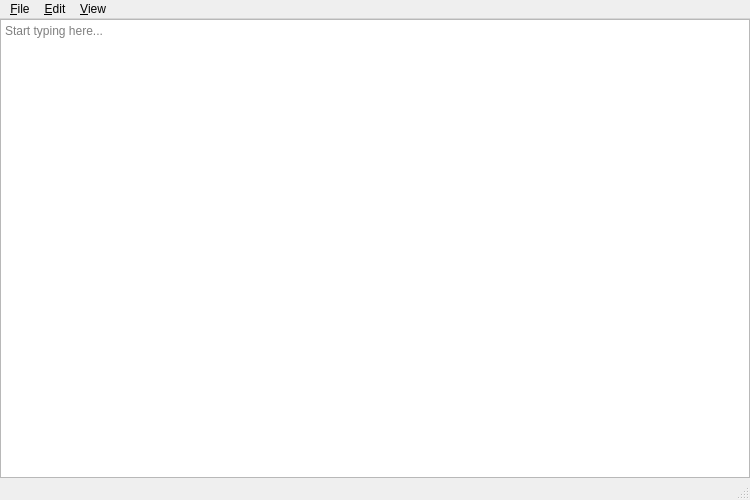
<?xml version="1.0" encoding="UTF-8"?>
<ui version="4.0">
 <class>MainWindow</class>
 <widget class="QMainWindow" name="MainWindow">
  <property name="windowTitle">
   <string>SmartWrite</string>
  </property>
  <property name="minimumSize">
   <size>
    <width>750</width>
    <height>500</height>
   </size>
  </property>
  <widget class="QWidget" name="centralwidget">
   <layout class="QVBoxLayout" name="verticalLayout">
    <property name="spacing">
     <number>0</number>
    </property>
    <property name="leftMargin">
     <number>0</number>
    </property>
    <property name="topMargin">
     <number>0</number>
    </property>
    <property name="rightMargin">
     <number>0</number>
    </property>
    <property name="bottomMargin">
     <number>0</number>
    </property>
    <item>
     <widget class="TextEdit" name="editor">
      <property name="placeholderText">
       <string>Start typing here...</string>
      </property>
     </widget>
    </item>
   </layout>
  </widget>
  <widget class="QMenuBar" name="menubar">
   <widget class="QMenu" name="menuFile">
    <property name="title">
     <string>&amp;File</string>
    </property>
    <addaction name="actionNew"/>
    <addaction name="actionOpen"/>
    <addaction name="separator"/>
    <addaction name="actionSave"/>
    <addaction name="actionSaveAs"/>
    <addaction name="separator"/>
    <addaction name="actionExit"/>
   </widget>
   <widget class="QMenu" name="menuEdit">
    <property name="title">
     <string>&amp;Edit</string>
    </property>
    <addaction name="actionUndo"/>
    <addaction name="actionRedo"/>
    <addaction name="separator"/>
    <addaction name="actionCut"/>
    <addaction name="actionCopy"/>
    <addaction name="actionPaste"/>
    <addaction name="actionDelete"/>
    <addaction name="separator"/>
    <addaction name="actionFind"/>
    <addaction name="separator"/>
    <addaction name="actionSelectAll"/>
   </widget>
   <widget class="QMenu" name="menuView">
    <property name="title">
     <string>&amp;View</string>
    </property>
    <widget class="QMenu" name="menuZoom">
     <property name="title">
      <string>Zoom</string>
     </property>
     <addaction name="actionZoomIn"/>
     <addaction name="actionZoomOut"/>
     <addaction name="actionRestoreDefaultZoom"/>
    </widget>
    <addaction name="menuZoom"/>
    <addaction name="separator"/>
    <addaction name="actionWordWrap"/>
    <addaction name="actionStatusBar"/>
   </widget>
   <addaction name="menuFile"/>
   <addaction name="menuEdit"/>
   <addaction name="menuView"/>
  </widget>
  <widget class="QStatusBar" name="statusbar"/>
  <action name="actionNew">
   <property name="text">
    <string>&amp;New</string>
   </property>
  </action>
  <action name="actionOpen">
   <property name="text">
    <string>&amp;Open...</string>
   </property>
  </action>
  <action name="actionSave">
   <property name="text">
    <string>&amp;Save</string>
   </property>
  </action>
  <action name="actionSaveAs">
   <property name="text">
    <string>Save &amp;As...</string>
   </property>
  </action>
  <action name="actionExit">
   <property name="text">
    <string>E&amp;xit</string>
   </property>
  </action>
  <action name="actionUndo">
   <property name="text">
    <string>&amp;Undo</string>
   </property>
  </action>
  <action name="actionRedo">
   <property name="text">
    <string>&amp;Redo</string>
   </property>
  </action>
  <action name="actionCut">
   <property name="text">
    <string>Cu&amp;t</string>
   </property>
  </action>
  <action name="actionCopy">
   <property name="text">
    <string>&amp;Copy</string>
   </property>
  </action>
  <action name="actionPaste">
   <property name="text">
    <string>&amp;Paste</string>
   </property>
  </action>
  <action name="actionDelete">
   <property name="text">
    <string>De&amp;lete</string>
   </property>
  </action>
  <action name="actionFind">
   <property name="text">
    <string>&amp;Find...</string>
   </property>
  </action>
  <action name="actionSelectAll">
   <property name="text">
    <string>Select &amp;All</string>
   </property>
  </action>
  <action name="actionZoomIn">
   <property name="text">
    <string>Zoom &amp;In</string>
   </property>
  </action>
  <action name="actionZoomOut">
   <property name="text">
    <string>Zoom &amp;Out</string>
   </property>
  </action>
  <action name="actionRestoreDefaultZoom">
   <property name="text">
    <string>&amp;Restore Default Zoom</string>
   </property>
  </action>
  <action name="actionWordWrap">
   <property name="checkable">
    <bool>true</bool>
   </property>
   <property name="checked">
    <bool>true</bool>
   </property>
   <property name="text">
    <string>&amp;Word Wrap</string>
   </property>
  </action>
  <action name="actionStatusBar">
   <property name="checkable">
    <bool>true</bool>
   </property>
   <property name="checked">
    <bool>true</bool>
   </property>
   <property name="text">
    <string>&amp;Status Bar</string>
   </property>
  </action>
 </widget>
 <customwidgets>
  <customwidget>
   <class>TextEdit</class>
   <extends>QTextEdit</extends>
   <header>textedit.h</header>
  </customwidget>
 </customwidgets>
 <resources/>
 <connections/>
</ui>
